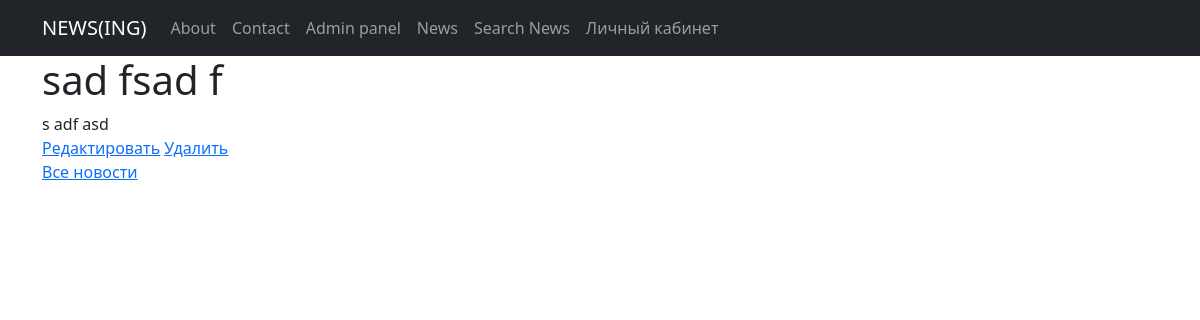
The app's page /news/4, older data.
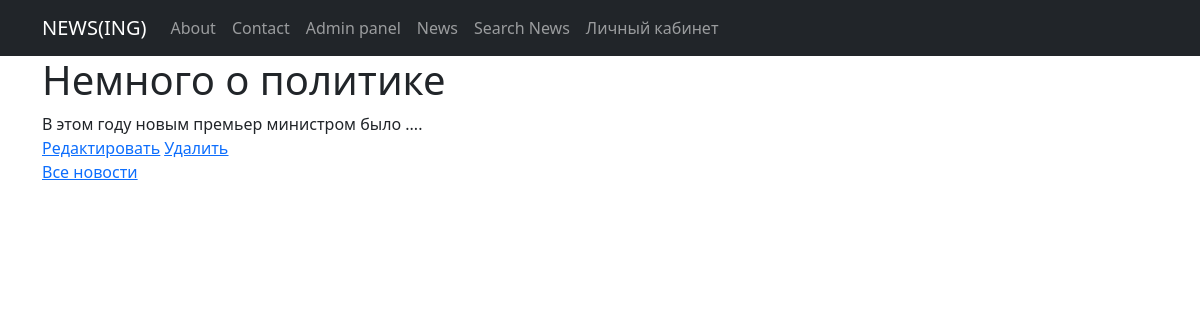
The same page, newer data.
### News_feed_view/models.py (models this page shows, shortened)
class News(models.Model):
    name = models.CharField(
        max_length=124,
        unique=True
    )
    content = models.TextField()
    category = models.ForeignKey(
        to = 'Category',
        on_delete=models.CASCADE,
        related_name='news'
    )
    date_pub = models.DateField(auto_now=True)

### News_feed_view/views.py (the view)
# urls.py: path('<int:pk>', NewsDetails.as_view(), name = 'news_detail'),
class NewsDetails(DetailView):
    model = News
    template_name = 'current_news.html'
    context_object_name = 'current_news'

### templates/current_news.html (shortened to what this page needs)
{% extends 'flatpages/default.html' %}
{% block content %}
<h1>{{ current_news.name }}</h1>
{{ current_news.content }}
<br>
<a href="{% url 'update_news' current_news.id %} "><u>Редактировать</u></a>
<a href="{% url 'delete_news' current_news.id %} "><u> Удалить </u></a>
<br>
<a href = '../news/'>Все новости</a>
{% endblock content %}

Row changes from the older to the newer data that the page shows:
changed News: name "sad fsad f" → "Немного о политике"; content "s adf asd" → "В этом году новым премьер министром было ...."
